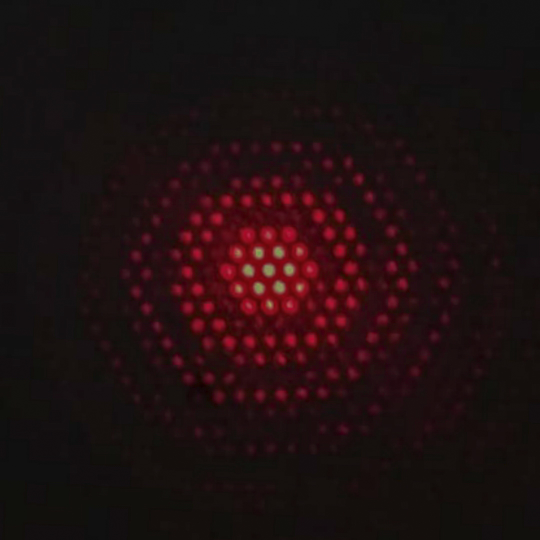
#> input picture EXP-PHY-III/pre-laboratories/Prelaboratorio 1/Imagenes/Difracción-gem-fresnel-test.jpg, 1080 x 1080 px, found by its file name (shown at 1/2 size)
$ jupyter execute 'organización-de-archivos-y-medidas.ipynb'
#> lines starting #> are read from the running program, lines starting #| are printed output that depends on the picture; after the words box and inside, x2 and y2 are one past the last pixel; in counts of white or black regions, pixels touching at a corner belong together
[cell 1]
import pandas as pd
import numpy as np
import cv2
import matplotlib.pyplot as plt

from IPython.display import Image, display

# Datos experimentales - Láser de helio-neón

[cell 2]
# Constantes
longitud_de_onda_laser = 633 * (10 ** -9) # lambda del láser de helio-neón en metros
numero_de_onda_laser = 2 * np.pi / longitud_de_onda_laser # número de onda del láser de helio-neón

[cell 3]
#@title Rejilla con difracción de Fresnel
# Dataframe de datos para el montaje de la rejilla con difracción de Fresnel
datos_rejilla_fresnel = pd.DataFrame({"distancia-laser-rejilla-metros": [0.516],
                                      "distancia-rejilla-pantalla-metros": [0.13],
                                      "incertidumbre-flexómetro": [0.001],
                                      "distancia-maximos-consecutivos-metros": [0.12728],
                                      "incertidumbre-calibrador": [0.00002]})

# Mostrando imagen de la rejilla con difracción de Fresnel
imagen = Image(filename='/content/drive/MyDrive/Física Experimental III/Prelaboratorio 1/Imagenes/Difracción-rejilla-fresnel.jpg', width=300, height=300)
display(imagen)
datos_rejilla_fresnel

[cell 4]
#@title Rejilla con difracción de Fraunhofer
# Dataframe de datos para el montaje de la rejilla con difracción de Fraunhofer
datos_rejilla_fraunhofer = pd.DataFrame({"distancia-lente-pantalla-metros": [0.14],
                                         "incertidumbre-flexómetro": [0.001],
                                         "distancia-maximos-consecutivos-metros": ["POR DEFINIR"],
                                         "incertidumbre-calibrador": [0.00002]})

# Mostrando imagen de la rejilla con difracción de Fraunhofer
imagen = Image(filename='/content/drive/MyDrive/Física Experimental III/Prelaboratorio 1/Imagenes/Difracción-rejilla-fraunhofer.jpg', width=300, height=300)
display(imagen)
datos_rejilla_fraunhofer

[cell 5]
#@title Cd con difracción de Fraunhofer
# Dataframe de datos para el montaje del cd con difracción de Fraunhofer
datos_cd_fraunhofer = pd.DataFrame({"distancia-lente-pantalla-metros": [0.14],
                                    "incertidumbre-flexómetro": [0.001],
                                    "distancia-maximos-consecutivos-metros": [0.13184],
                                    "incertidumbre-calibrador": [0.00002]})

# Mostrando imagen del cd con difracción de Fraunhofer
imagen = Image(filename='/content/drive/MyDrive/Física Experimental III/Prelaboratorio 1/Imagenes/Difracción-cd-fraunhofer.jpg', width=300, height=300)
display(imagen)
datos_cd_fraunhofer

[cell 6]
#@title Gem con difracción de Fresnel
# Dataframe de datos para el montaje del GEM, del CERN con difracción de Fresnel
datos_gem_fresnel = pd.DataFrame({"distancia-gem-pantalla-metros": [0.33],
                                  "incertidumbre-flexómetro": [0.001],
                                  "distancia-maximos-consecutivos-metros": [0.009],
                                  "incertidumbre-calibrador": [0.00002]})

# Mostrando imagen del GEM del CERN con difracción de Fresnel
imagen = Image(filename='/content/drive/MyDrive/Física Experimental III/Prelaboratorio 1/Imagenes/Difracción-gem-fresnel.jpg', width=300, height=300)
display(imagen)
datos_gem_fresnel

# Código de Estiven

[cell 7]
def procesar_imagen(filename):
    """
    Lee y procesa una imagen en escala de grises para obtener una representación binaria de las rendijas.
    """
    def imread_to_grayscale(filename):
        return cv2.imread(filename, cv2.IMREAD_GRAYSCALE)

    # Leer la imagen en escala de grises
    image = imread_to_grayscale(filename)
#> in imread_to_grayscale, `return cv2.imread(filename, cv2.IMREAD_GRAYSCALE)`:
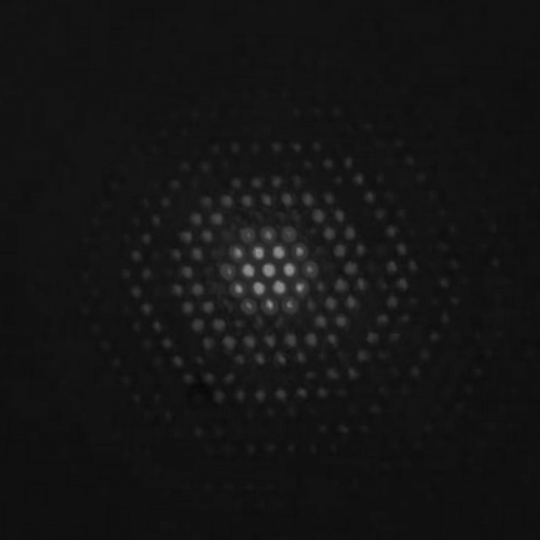
#> returned value: shape (1080, 1080) (shown at 1/2 size); min 4, max 155, mean 20.5
    image_invertida = 255 - image
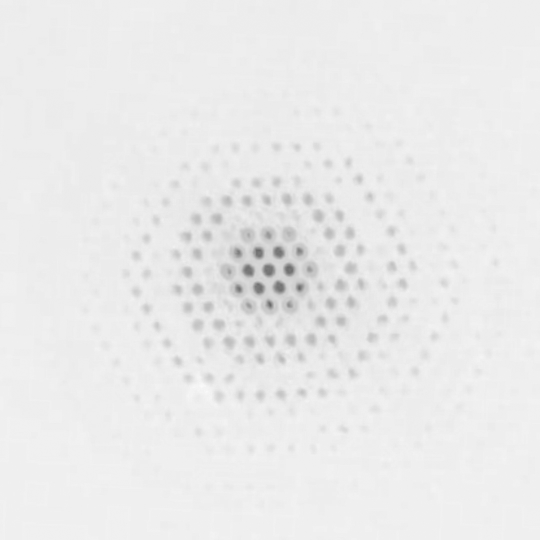
#> image_invertida: shape (1080, 1080) (shown at 1/2 size); min 100, max 251, mean 234.5

    # Aplicar umbral binario
    _, image_binaria = cv2.threshold(image_invertida, 230, 255, cv2.THRESH_BINARY)
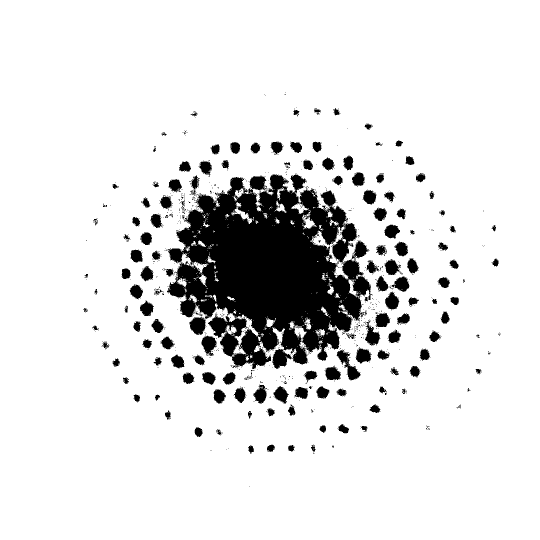
#> image_binaria: shape (1080, 1080) (shown at 1/2 size); 88.2% white; 1026 black regions (884 under 20 px), largest, box (x1, y1, x2, y2) and area: (334, 349, 744, 738) 96881, (674, 699, 721, 762) 1037, (378, 633, 412, 670) 862

    return image_binaria

def calcular_prop_fresnel(imagen_binaria, lam, z, dx):
    """
    Calcula la propagación de Fresnel para una imagen binaria usando la Transformada de Fourier.

    Args:
        imagen_binaria (numpy.ndarray): Imagen procesada de la rendija.
        lam (float): Longitud de onda de la luz.
        z (float): Distancia de propagación.
        dx (float): Resolución espacial (tamaño de pixel) en el plano de la imagen.

    Returns:
        tuple: Intensidad de la imagen difractada en el plano de observación y el campo `u1`.
    """
    N = imagen_binaria.shape[0]
    k = 2 * np.pi / lam  # Número de onda

    # Crear coordenadas de frecuencia espacial
    fx = np.fft.fftfreq(N, dx)
    FX, FY = np.meshgrid(fx, fx)

    # Calcular el propagador de Fresnel en el espacio de frecuencias
    H = np.exp(1j * np.pi * lam * z * (FX**2 + FY**2))

    # Transformada de Fourier de la imagen de entrada
    U1 = np.fft.fft2(np.fft.fftshift(imagen_binaria))

    # Multiplicar en el dominio de Fourier (aplicando el propagador)
    U2 = H * U1

    # Transformada inversa para obtener el campo en el plano de observación
    u2 = np.fft.ifftshift(np.fft.ifft2(U2))
    intensidad = np.abs(u2)**2  # Intensidad de la imagen difractada

    return intensidad, U1, u2

# Parámetros experimentales
filename = '/content/drive/MyDrive/Física Experimental III/Prelaboratorio 1/Imagenes/Difracción-gem-fresnel-test.jpg'
lam = 633e-9  # Longitud de onda en metros (ejemplo: luz roja de láser)
z = 0.33 # Distancia de propagación en metros
dx = 8.3e-5  # Resolución espacial en el plano de la imagen

# Procesar la imagen y calcular la difracción
imagen_binaria = procesar_imagen(filename)
tamaño_cuadrado = imagen_binaria.shape[0]
#> tamaño_cuadrado = 1080
intensidad_difractada, U1, u2 = calcular_prop_fresnel(imagen_binaria, lam, z, dx)
#> in calcular_prop_fresnel, `intensidad = np.abs(u2)**2`:
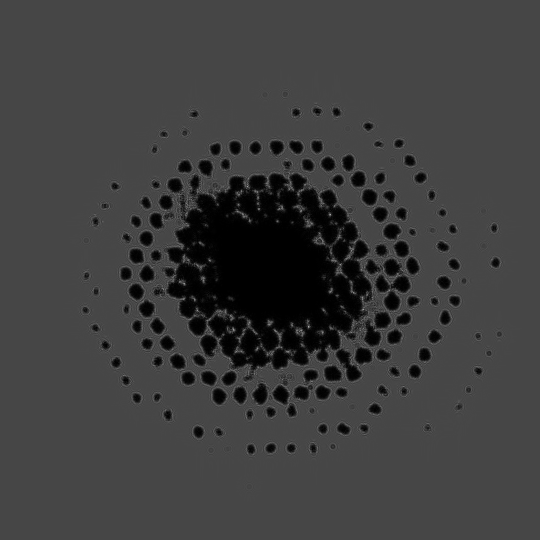
#> intensidad: shape (1080, 1080) float64 (shown at 1/2 size); min 2.48e-05, max 234150.8, mean 57376.9; drawn with min black and max white

# Mostrar la intensidad difractada en el plano de observación
plt.figure(figsize=(6, 6))
#> (this line was passed over: IPython is not available in this run)
plt.imshow(intensidad_difractada, cmap='hot', extent=(-dx * tamaño_cuadrado / 2, dx * tamaño_cuadrado / 2,
                                                      -dx * tamaño_cuadrado / 2, dx * tamaño_cuadrado / 2))
#> (this line was passed over: IPython is not available in this run)
plt.colorbar(label='Intensidad')
#> (this line was passed over: IPython is not available in this run)
plt.title('Patrón de Difracción - Aproximación de Fresnel')
#> (this line was passed over: IPython is not available in this run)
plt.xlabel('x (m)')
#> (this line was passed over: IPython is not available in this run)
plt.ylabel('y (m)')
#> (this line was passed over: IPython is not available in this run)
plt.axis('equal')
#> (this line was passed over: IPython is not available in this run)
plt.show()

# Mostrar el campo `U1` en el plano de entrada (magnitud y fase)
plt.figure(figsize=(12, 6))

plt.subplot(1, 2, 1)
plt.imshow(np.abs(U1), cmap='gray')
plt.colorbar(label='Magnitud')
plt.title('Campo U1 en el plano de entrada - Magnitud')
plt.axis('off')

plt.subplot(1, 2, 2)
plt.imshow(np.angle(U1), cmap='gray')
plt.colorbar(label='Fase')
plt.title('Campo U1 en el plano de entrada - Fase')
plt.axis('off')
plt.show()

# Mostrar el campo `u2` en el plano de observación (magnitud y fase)
plt.figure(figsize=(12, 6))

plt.subplot(1, 2, 1)
plt.imshow(np.abs(u2), cmap='gray')
plt.colorbar(label='Magnitud')
plt.title('Campo u2 en el plano de observación - Magnitud')
plt.axis('off')

plt.subplot(1, 2, 2)
plt.imshow(np.angle(u2), cmap='gray')
plt.colorbar(label='Fase')
plt.title('Campo u2 en el plano de observación - Fase')
plt.axis('off')
plt.show()

$ run again, with EXP-PHY-III/pre-laboratories/Prelaboratorio 1/Imagenes/montaje_fraunhofer.jpg copied over EXP-PHY-III/pre-laboratories/Prelaboratorio 1/Imagenes/Difracción-gem-fresnel-test.jpg
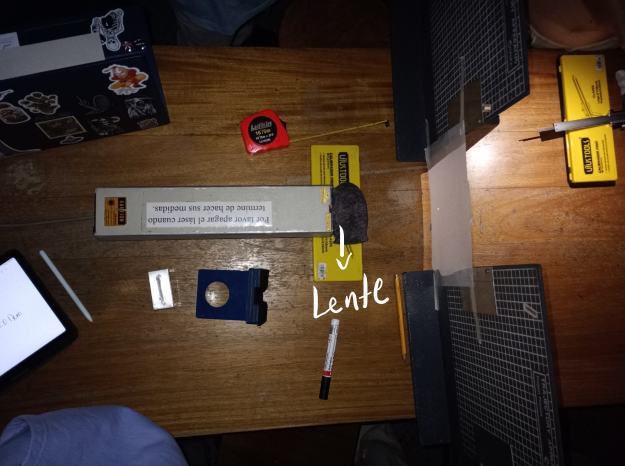
#> input picture EXP-PHY-III/pre-laboratories/Prelaboratorio 1/Imagenes/montaje_fraunhofer.jpg, 1249 x 932 px, found by its file name (shown at 1/2 size)
#> in procesar_imagen, `image_invertida = 255 - image`:
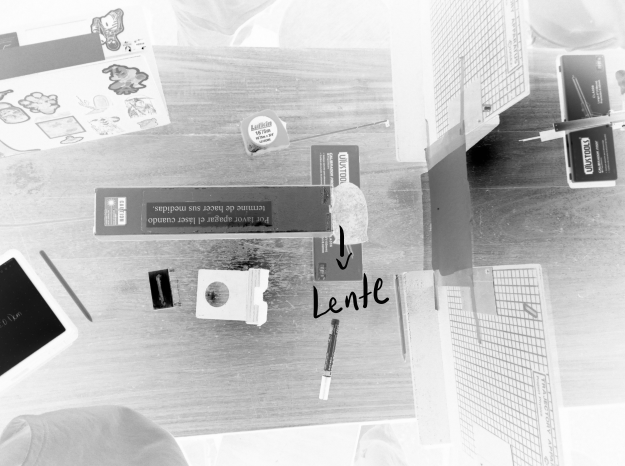
#> image_invertida: shape (932, 1249) (shown at 1/2 size); min 0, max 255, mean 195.2
#> in procesar_imagen, `_, image_binaria = cv2.threshold(image_invertida, 230, 255, cv2.THRESH..`:
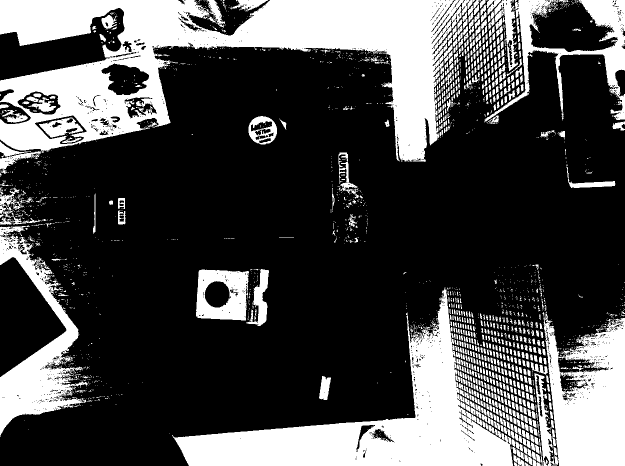
#> image_binaria: shape (932, 1249) (shown at 1/2 size); 29% white; 2386 white regions (1687 under 20 px), largest, box (x1, y1, x2, y2) and area: (0, 0, 950, 324) 128072, (344, 578, 1031, 932) 68833, (1087, 628, 1249, 932) 34131
